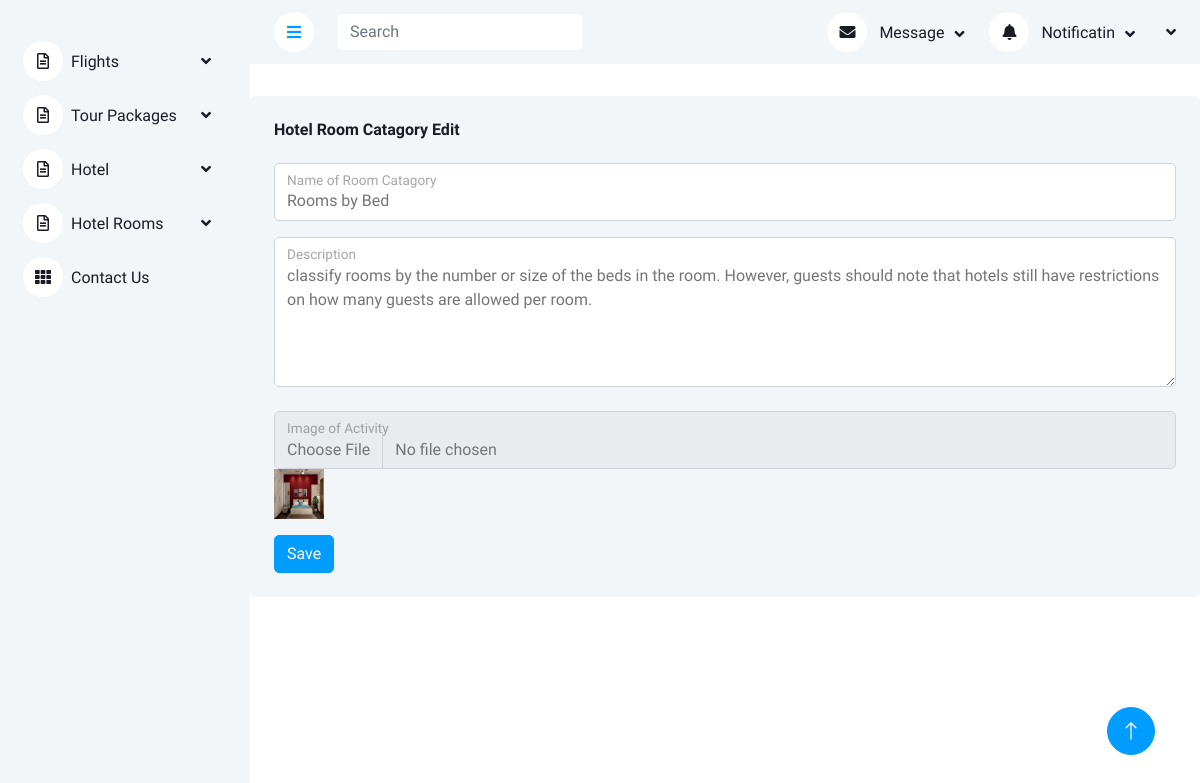
The app's page /Backend/edit_roomCat/2/ with its own data.
### Backend/models.py (models this page shows)
class hotelroomcatagorydb(models.Model):
    roomcatagory = models.CharField(max_length=50,null=True,blank=True)
    roomcatdescription = models.CharField(max_length=150,null=True,blank=True)
    image = models.ImageField(upload_to="Hotelcat_image", null=True, blank=True)

### Backend/views.py (the view)
# urls.py: path('edit_roomCat/<int:cat_id>/',views.edit_roomCat,name="edit_roomCat"),
def edit_roomCat(request,cat_id):
    cat = hotelroomcatagorydb.objects.get(id=cat_id)
    return render(request,"Hotel_RoomCat_Edit.html",{'cat':cat})

### Backend/templates/Hotel_RoomCat_Edit.html (shortened to what this page needs)
<!DOCTYPE html>
{% extends 'Index.html' %}
{% block content %}
<html lang="en">
<head>
</head>
<body>
<div>
    <h1></h1> <br>
</div>
<div class="col-sm-12 col-xl-12">
    <div class="bg-light rounded h-100 p-4">
        <form method="post" action="{% url 'Update_RoomCat' Cat_id=cat.id %}" enctype="multipart/form-data">
            <h6 class="mb-4">Hotel Room Catagory Edit</h6>
            <div class="form-floating mb-3">
                <input type="Text" class="form-control" id="floatingInput" placeholder="Name of Room Ctagory"
                       name="roomcatagory" value="{{cat.roomcatagory}}">
                <label for="floatingInput">Name of Room Catagory</label>
            </div>
            <div class="form-floating">
            <textarea class="form-control" placeholder="Description" id="floatingTextarea" name="roomcatdescription"
                      style="height: 150px;">{{cat.roomcatdescription}}</textarea>
                <label for="floatingTextarea">Description</label>
            </div>
            <br>
            <div class="form-floating mb-3">
                <input type="file" class="form-control" placeholder="" name="image">
                <img src="{{cat.image.url}}" height="50px" width="50px">
                <label>Image of Activity</label>
            </div>
            <button type="submit" class="btn btn-primary">Save</button>
        </form>
    </div>
</div>
</body>
</html>
{% endblock %}

### Backend/static/css/style.css (style rules this page uses)
:root { --primary: #009CFF; --light: #F3F6F9; --dark: #191C24; }
.btn { transition: .5s; }
.btn.btn-primary { color: #FFFFFF; }

### records on screen
hotelroomcatagorydb: roomcatagory "Rooms by Bed", roomcatdescription "classify rooms by the number or size of the beds in the room. However, guests should note that hotels still have restrictions on how many guests are allowed per room.", image (picture)
